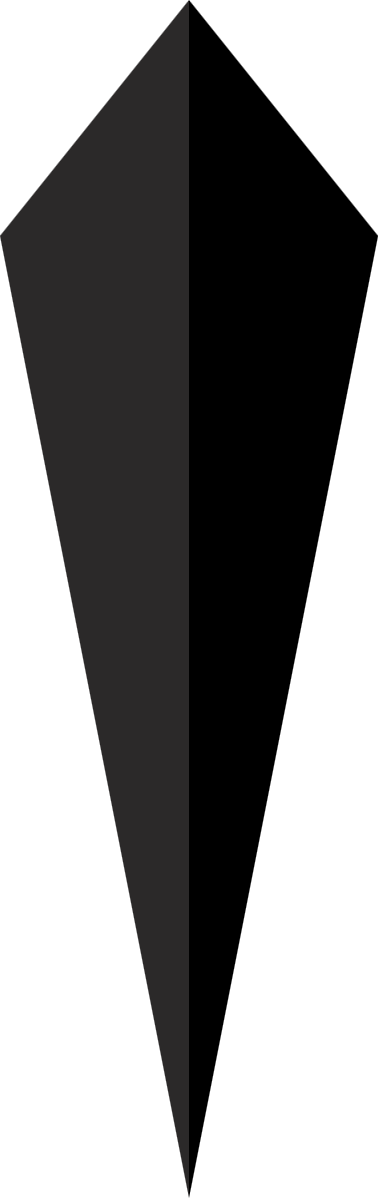
#> input picture image/buri.png, 378 x 1198 px, found by its file name
$ python img_rotate.py
#> lines starting #> are read from the running program, lines starting #| are printed output that depends on the picture
import cv2

# [20 lines of commented-out code are left out]
from PIL import Image

# 고양이 이미지 불러와서 img라는 변수에 입력
img = Image.open('buri.png')
#> img is the input picture: PIL image 378x1198 RGBA; mean R, G, B, A 10.8, 10.3, 10.3, 127.5
# 이미지 90도 회전
img_rotated = img.rotate(30, expand=1)
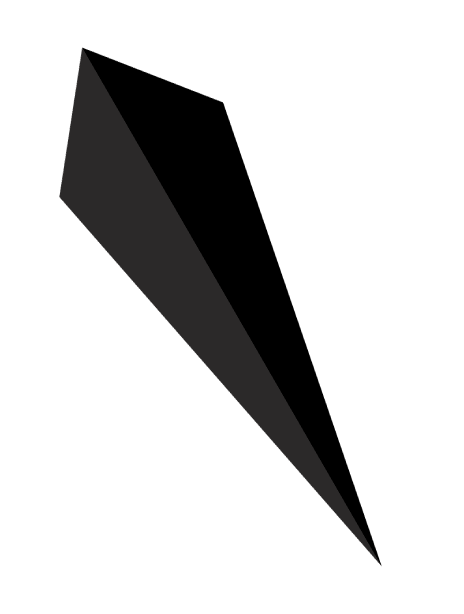
#> img_rotated: PIL image 928x1228 RGBA (shown at 1/2 size); mean R, G, B, A 4.3, 4.1, 4.1, 50.7; transparent parts drawn white
print(img_rotated)
#| <PIL.Image.Image image mode=RGBA size=928x1228 at 0x7FCF08E8FED0>
# 회전한 이미지 출력
img_rotated.show()

#> (the run stopped early here; a loop or call above may not have finished)

$ run again, with image/apple.jpg saved as image/buri.png
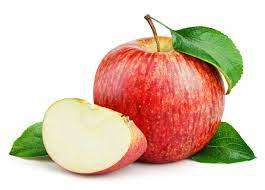
#> input picture image/apple.jpg, 265 x 190 px, found by its file name
#> img is the input picture: PIL image 265x190 RGB; mean R, G, B 224.1, 199.4, 182.6
#> `img_rotated = img.rotate(30, expand=1)`:
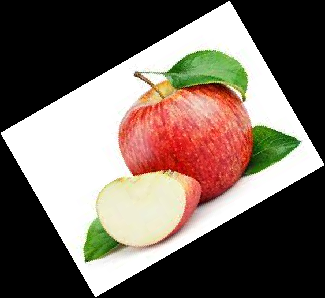
#> img_rotated: PIL image 325x298 RGB; mean R, G, B 116.5, 103.6, 94.9
#| <PIL.Image.Image image mode=RGB size=325x298 at 0x7FCF08E97E50>
